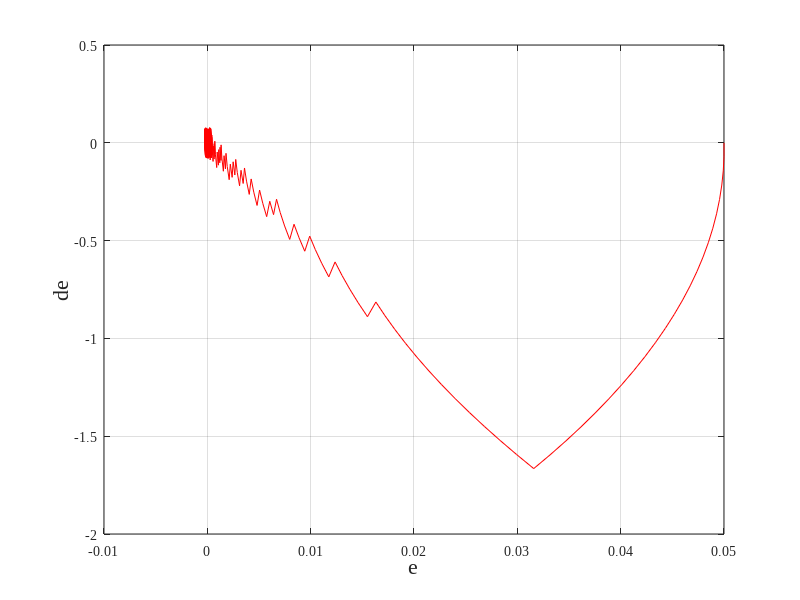

Here is the MATLAB script that generated this plot: (Note: this script raises an error after producing the figure.)
%%%%%%%%%%%%%%%%%%%%%%%%%%%%%%%%%%%%%%%%%%%%%%%%%%%%%%%%%%%%%%%%%%%%%%%%%%%
%Torque limited to [-100, 100]

% Parameter Initialization
dt = 0.001;       % Simulation time step
t_end = 5;      % Simulation end time
t = 0:dt:t_end;  % Time vector
n=0;
Da=2;
Dt=0.5;


% RBF 
c_a = 50;
HidLayNuma = 5;
OutLayNum = 1;
gamma_a = 300;
eta_a = 70;
c_i_a = 8*[-2 -1  0  1  2
       -2 -1  0  1  2];
b_i_a = 0.4;
hat_W1_a = 0.2*ones(HidLayNuma, OutLayNum);


x=[0;0];



xr_a = @(t) 0.05 + (t > 2) *0.02*sin(t*pi); 
dxr_a =@(t) (t > 2) *0.02*pi*cos(t*pi);


% Nonlinear function and gain function definitions
f = @(x, t) -2*x(1)-cos(t)*x(2)*x(2)*x(2);  % Nonlinear function f(x,t)
g = @(x) 1+x(1);               % Gain function g(x)
U=@(x,t) 0.5*sin(t)*x(1)+0.6*cos(t)*x(2);


% ====== 2) Pre-generate random variables for each 1s interval (uniformly distributed in [-1,1]) ======
N  = floor(t_end) + 2;       % Number of intervals (extra one for safety)
U1 = 2*rand(N,1) - 1;           % Random term for d1
U2 = 2*rand(N,1) - 1;           % Random term for d2
U3 = 2*rand(N,1) - 1;           % Random term for d1
U4 = 2*rand(N,1) - 1;           % Random term for d1
U5 = 2*rand(N,1) - 1;           % Random term for d2
U6 = 2*rand(N,1) - 1;           % Random term for d1
U7 = 2*rand(N,1) - 1;           % Random term for d1
% ====== 3) A small utility: given t, returns the random value for the "current 1s interval" (piecewise constant) ======
stepRand = @(t,U) U( min(floor(t)+1, numel(U)) );


d3 = @(x,t) 70*stepRand(t,U7);  % Impulse disturbance
d2 = @(x,t) 100*(sin(t)*cos(t)*x(1)+cos(t)*x(2))+2*stepRand(t,U1)*x(2)+4*stepRand(t,U2)*x(1)+stepRand(t,U3);  % Time-varying function
d1=@(x,t)-sin(t)*cos(t)+2*stepRand(t,U4)*x(2)+5*stepRand(t,U5)*x(1)+stepRand(t,U6);%Continuous disturbance
% d1=@(x,t)-30*sin(t)+40*cos(t)+5*stepRand(t,U4)*x(2)+11*stepRand(t,U5)*x(1)+stepRand(t,U6);%Continuous disturbance
% d1=@(x,t)-10*cos(t)+20*sin(x(1))*x(2)+10*stepRand(t,U4)*x(2)+5*stepRand(t,U5)*x(1)+2*stepRand(t,U6);%Continuous disturbance
% d1=@(x,t)-100*sin(x(1))+20+50*cos(t)+8*stepRand(t,U4)*x(2)+4*stepRand(t,U5)*x(1)+4*stepRand(t,U6);%Continuous disturbance
% d1=@(x,t)90*sin(x(1))+80*sin(t)*cos(t)+10*stepRand(t,U4)*x(2)+2*stepRand(t,U5)*x(1)+5*stepRand(t,U6);%Continuous disturbance
% d1=@(x,t)-100*sin(t)*cos(t)*sin(x(1))+20*stepRand(t,U4)*x(2)+8*stepRand(t,U5)*x(1)+10*stepRand(t,U6);%Continuous disturbance
% d1=@(x,t)-80*sin(x(1))-80*sin(t)*cos(t)+10*cos(t)+5*stepRand(t,U4)*x(2)+5*stepRand(t,U5)*x(1)+2*stepRand(t,U6);
% d1=@(x,t)5*cos(x(2))+10+40*sin(t)*cos(t)+7*stepRand(t,U4)*x(2)+4*stepRand(t,U5)*x(1)+6*stepRand(t,U6);
% d1=@(x,t)-10*sin(t)*cos(t)*sin(x(1))-20+8*stepRand(t,U4)*x(2)+3*stepRand(t,U5)*x(1)+3*stepRand(t,U6);
% Main simulation loop
tic  % Start timer
for k = 1:length(t)
%%%%%%%%%%%%Disturbance%%%%%%%%%%%%%%%%%    
    d=d1(x,t(k));%Continuous disturbance
    if k>500 && k<1500
        d=d1(x,t(k))+d2(x,t(k));    
    elseif k>2500 && k<3500
        d=d1(x,t(k))+d3(x,t(k));     
    end

    

    e = xr_a(t(k))-x(1);  
    de = dxr_a(t(k))-x(2);  
    s_a = c_a*e + de;
    for j = 1:HidLayNuma
        h1a(j,:) = exp( -norm([x(1); x(2)]-c_i_a(:,j))^2/(2*b_i_a^2) );
    end
    hat_fx1_a = hat_W1_a' * h1a;
    hat_W1_a = hat_W1_a + dt * (gamma_a * s_a(1) * h1a);
    u =   eta_a * sign(s_a) + hat_fx1_a;
%     % System dynamic equation

    dx1 = x(2);
    dx2 = f(x, t(k)) + g(x) * u + d+U(x, t(k));
    
    % Update state using Euler method
    x(1) = x(1) + dx1 * dt;
    x(2) = x(2) + dx2 * dt;



    x_trajectory_NNSMC(:, k) = x;
    control_input_NNSMC(k) = u;
    x_error_NNSMC(k) = e;
    x_derror_NNSMC(k) = de;

    
end
elapsed_time = toc;  % End timer and return elapsed time
fprintf('Total simulation time is %.4f seconds\n', elapsed_time);

figure;
plot(x_error_NNSMC(1, :),x_derror_NNSMC(1, :), 'r');hold on;
xlabel('e', 'FontSize', 16);
ylabel('de', 'FontSize', 16);
grid on;
set(gca, 'FontName', 'Times New Roman');
ax = gca;
ax.FontSize = 16;
hold on;

% Plotting
figure;
plot(t, control_input_NNSMC(1, :), 'r');
xlabel('Time(s)', 'FontSize', 16);
ylabel('u', 'FontSize', 16);
grid on;
set(gca, 'FontName', 'Times New Roman');
ax = gca;
ax.FontSize = 16;
hold on;



% Plotting
figure;
plot(t, x_error_NNSMC(1, :), 'r');
xlabel('Time(s)', 'FontSize', 16);
ylabel('Error', 'FontSize', 16);
ylim([-0.01, 0.01]);
grid on;
set(gca, 'FontName', 'Times New Roman');
ax = gca;
ax.FontSize = 16;
hold on;

figure;
plot(t, x_trajectory_NNSMC(1, :), 'r');
xlabel('Time(s)', 'FontSize', 16);
ylabel('Position', 'FontSize', 16);
ylim([-0.001, 0.08]);
grid on;
set(gca, 'FontName', 'Times New Roman');
ax = gca;
ax.FontSize = 16;
hold on;


function S = skew(v)
% Input v is a 3×1 vector, output S is a 3×3 skew-symmetric matrix
    S = [   0    -v(3)   v(2);
           v(3)   0    -v(1);
          -v(2)  v(1)    0   ];
end